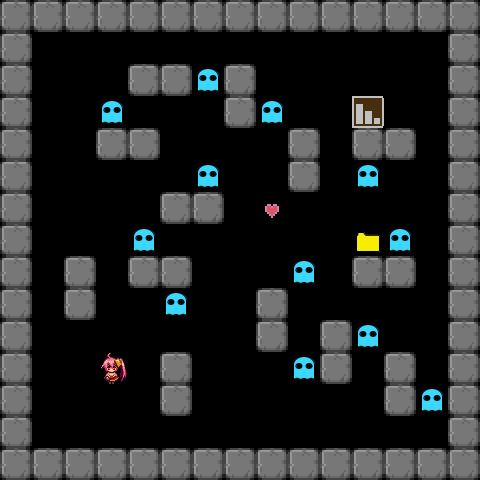

Below is a game level as drawn by its tile map, then a one-line description and the .tmx file that defines it, in full:
An orthogonal 15x15 tile map with 32x32 px tiles, 1 tile layer (object).

<map version="1.0" orientation="orthogonal" renderorder="right-down" width="15" height="15" tilewidth="32" tileheight="32" nextobjectid="1">
 <tileset firstgid="1" name="tileset" tilewidth="32" tileheight="32" tilecount="32" columns="8">
  <image source="tileset.png" width="256" height="128" />
 </tileset>
 <layer name="object" width="15" height="15">
  <data encoding="csv">
1,1,1,1,1,1,1,1,1,1,1,1,1,1,1,
1,0,0,0,0,0,0,0,0,0,0,0,0,0,1,
1,0,0,0,1,1,11,1,0,0,0,0,0,0,1,
1,0,0,11,0,0,0,1,11,0,0,10,0,0,1,
1,0,0,1,1,0,0,0,0,1,0,1,1,0,1,
1,0,0,0,0,0,11,0,0,1,0,11,0,0,1,
1,0,0,0,0,1,1,0,13,0,0,0,0,0,1,
1,0,0,0,11,0,0,0,0,0,0,12,11,0,1,
1,0,1,0,1,1,0,0,0,11,0,1,1,0,1,
1,0,1,0,0,11,0,0,1,0,0,0,0,0,1,
1,0,0,0,0,0,0,0,1,0,1,11,0,0,1,
1,0,0,9,0,1,0,0,0,11,1,0,1,0,1,
1,0,0,0,0,1,0,0,0,0,0,0,1,11,1,
1,0,0,0,0,0,0,0,0,0,0,0,0,0,1,
1,1,1,1,1,1,1,1,1,1,1,1,1,1,1
</data>
 </layer>
</map>
